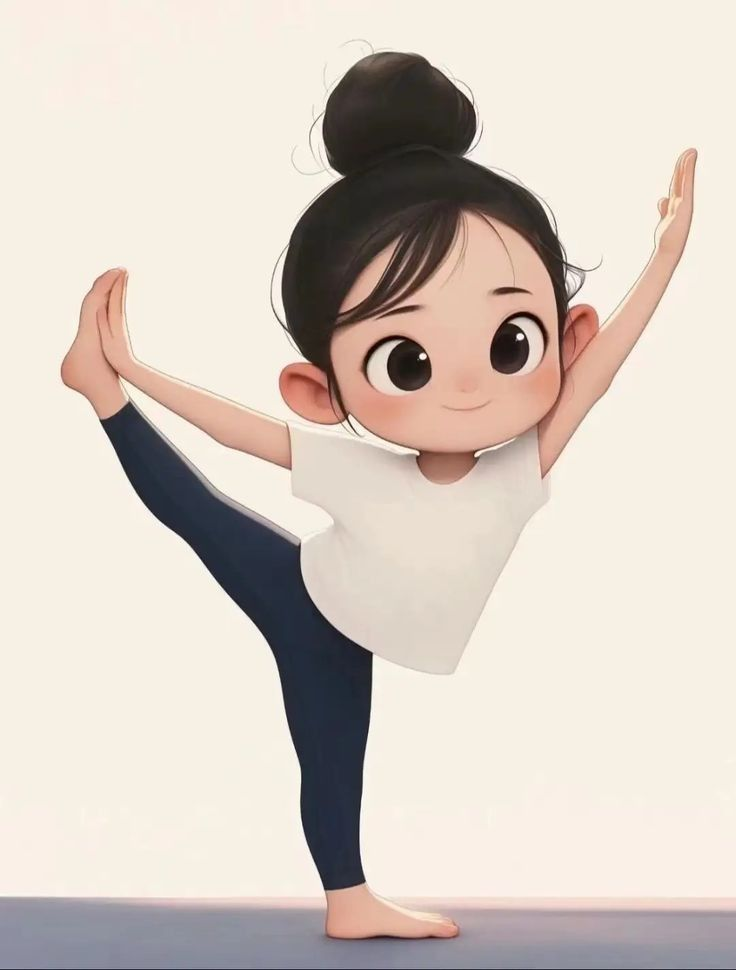
#> input picture practice/image1.jpg, 736 x 970 px
$ python pillow.py
#> lines starting #> are read from the running program, lines starting #| are printed output that depends on the picture
"""

from PIL import Image, ImageDraw, ImageFont

image1 =Image.open('image1.jpg')

#show image
image1.show()
#save in png
image1.save('image_1.png')
#Resizing an Image (width, height)
resized_image = image1.resize((300, 300))
resized_image.show()
#Converting Image to Grayscale
gray_image = image1.convert("L")
gray_image.show()
#Rotating an Image
rotated_image = image1.rotate(90)
rotated_image.show()
#cropping an Image
# (left, upper, right, lower) - Cropping coordinates
cropped_image = image1.crop((50, 50, 200, 200))
cropped_image.show()
# Create a drawing object
draw = ImageDraw.Draw(image1)

# Add text (requires a font file)
draw.text((10, 10), "Hello!", fill="red")

image1.show()


#Applying Filter
from PIL import ImageFilter
blurred = image1.filter(ImageFilter.BLUR)
blurred.show()
sharpened = image1.filter(ImageFilter.SHARPEN)
sharpened.show()


"""
#GIF
from PIL import Image

image_files =["image1.jpg", "image2.jpg", "image3.jpg"]

frames =[Image.open(img).convert("RGBA") for img in image_files]
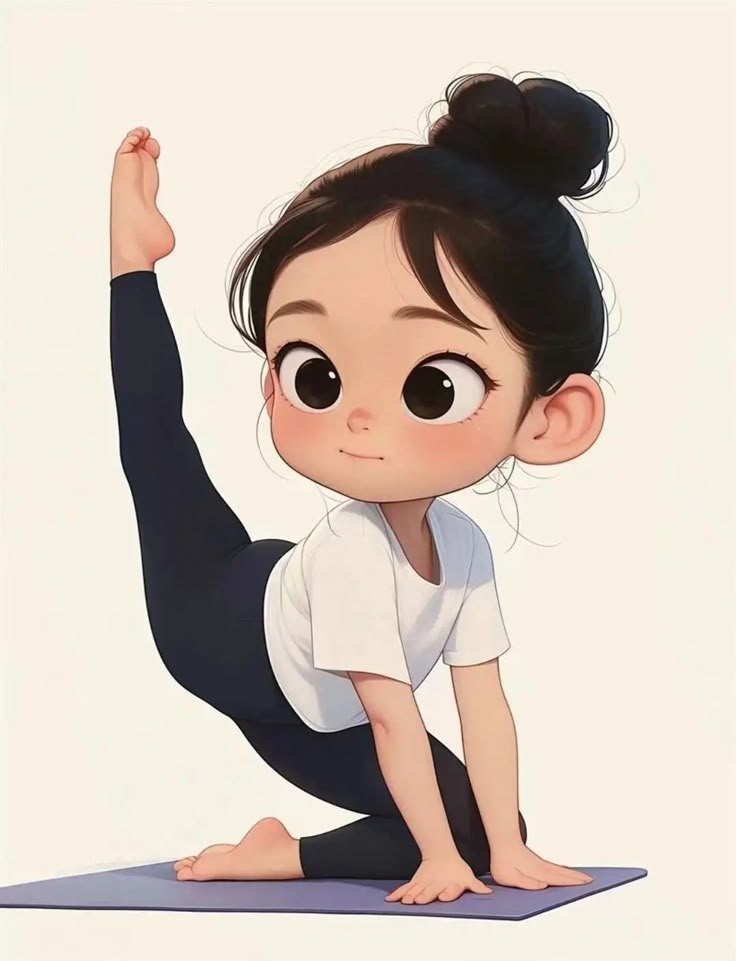
#> input picture practice/image2.jpg, 736 x 961 px
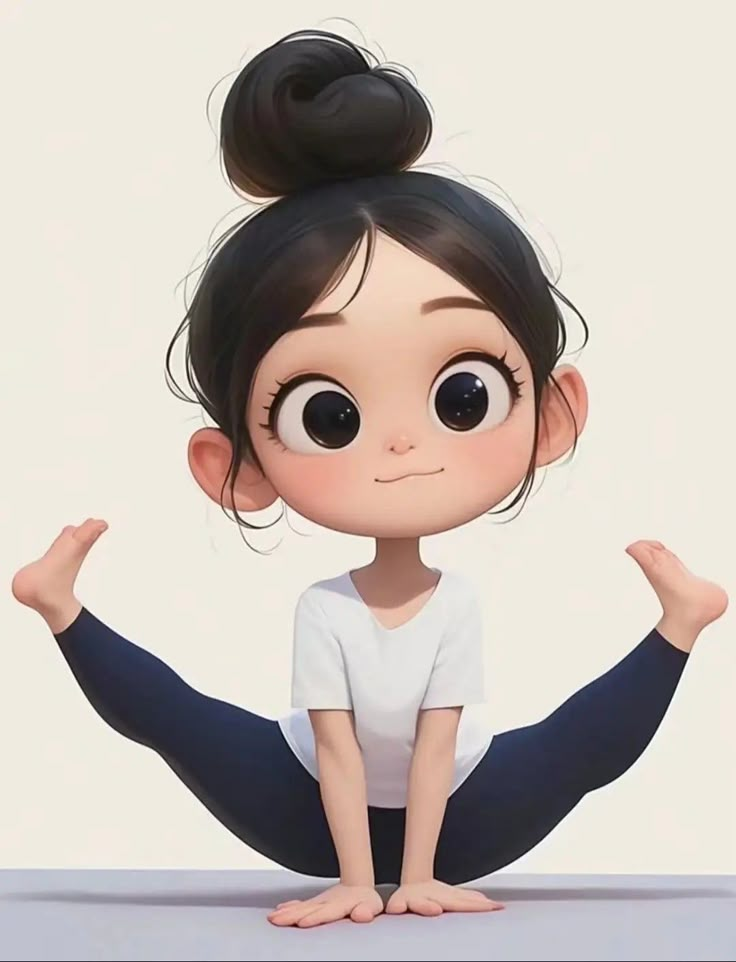
#> input picture practice/image3.jpg, 736 x 962 px
#> frames = 3 items

frames[0].save(
    "animated.gif",
     save_all = True,
     append_images = frames[1:],
     duration = 500,
     loop=0
)
gif = Image.open("animated.gif")
gif.show()

print("Gif created successfully")
